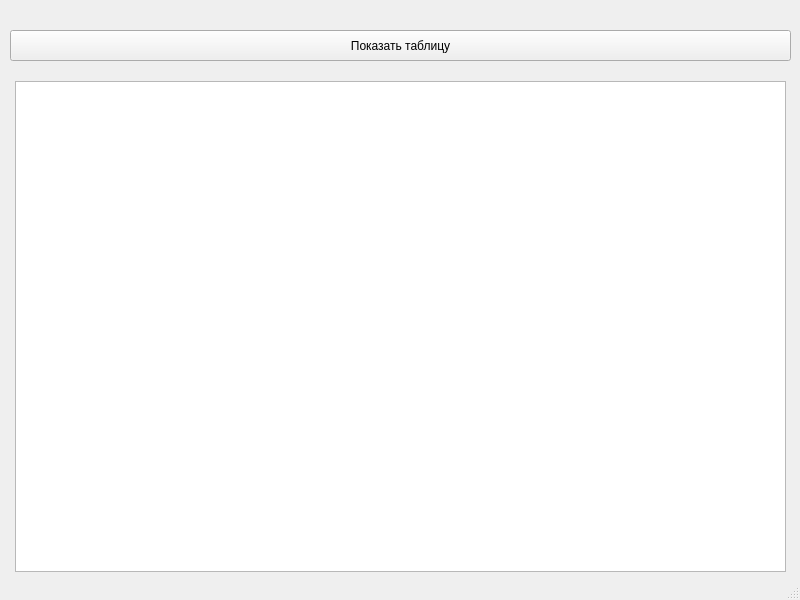
<?xml version="1.0" encoding="UTF-8"?>
<ui version="4.0">
 <class>MainWindow</class>
 <widget class="QMainWindow" name="MainWindow">
  <property name="geometry">
   <rect>
    <x>0</x>
    <y>0</y>
    <width>800</width>
    <height>600</height>
   </rect>
  </property>
  <property name="windowTitle">
   <string>MainWindow</string>
  </property>
  <widget class="QWidget" name="centralwidget">
   <widget class="QTableWidget" name="tableWidget">
    <property name="geometry">
     <rect>
      <x>15</x>
      <y>81</y>
      <width>771</width>
      <height>491</height>
     </rect>
    </property>
   </widget>
   <widget class="QPushButton" name="pushButton">
    <property name="geometry">
     <rect>
      <x>10</x>
      <y>30</y>
      <width>781</width>
      <height>31</height>
     </rect>
    </property>
    <property name="text">
     <string>Показать таблицу</string>
    </property>
   </widget>
  </widget>
  <widget class="QStatusBar" name="statusbar"/>
 </widget>
 <resources/>
 <connections/>
</ui>
